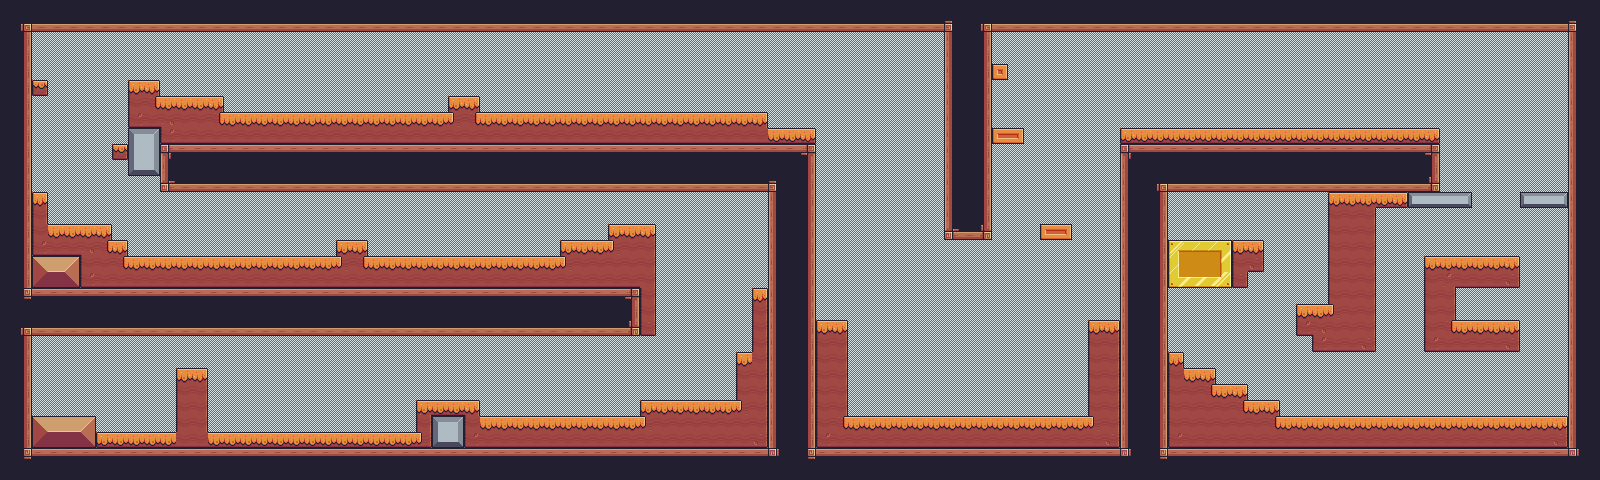

The image is a tile-based game level rendered from a .tmx file. Its description and source (layers, tilesets, objects; grid data summarised) follow:
An orthogonal 100x30 tile map with 16x16 px tiles, 2 tile layers (prototype, terrain).

<map version="1.9" tiledversion="1.9.2" orientation="orthogonal" renderorder="right-down" width="100" height="30" tilewidth="16" tileheight="16" infinite="0" nextlayerid="3" nextobjectid="1">
 <tileset firstgid="1" source="Terrains.tsx" />
 <layer id="1" name="prototype" width="100" height="30">
  <data>[3000 cells, 3000 non-empty, 8 distinct tile ids]</data>
 </layer>
 <layer id="2" name="terrain" width="100" height="30">
  <properties>
   <property name="DeleteTiles" type="bool" value="true" />
  </properties>
  <data>[3000 cells, 1484 non-empty, 63 distinct tile ids]</data>
 </layer>
</map>
